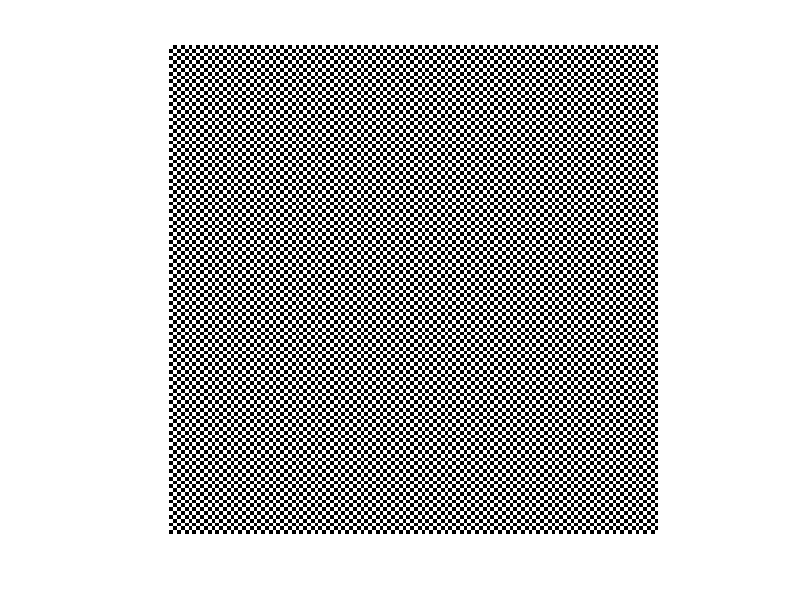
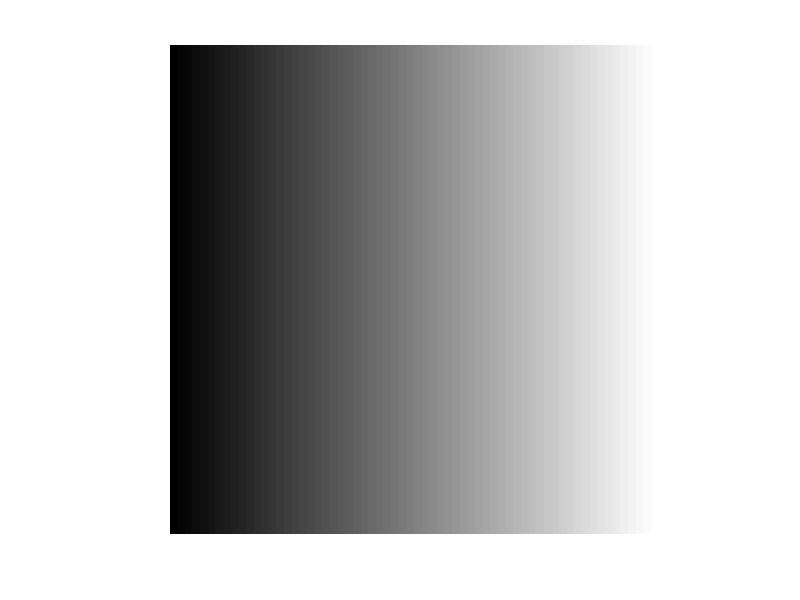
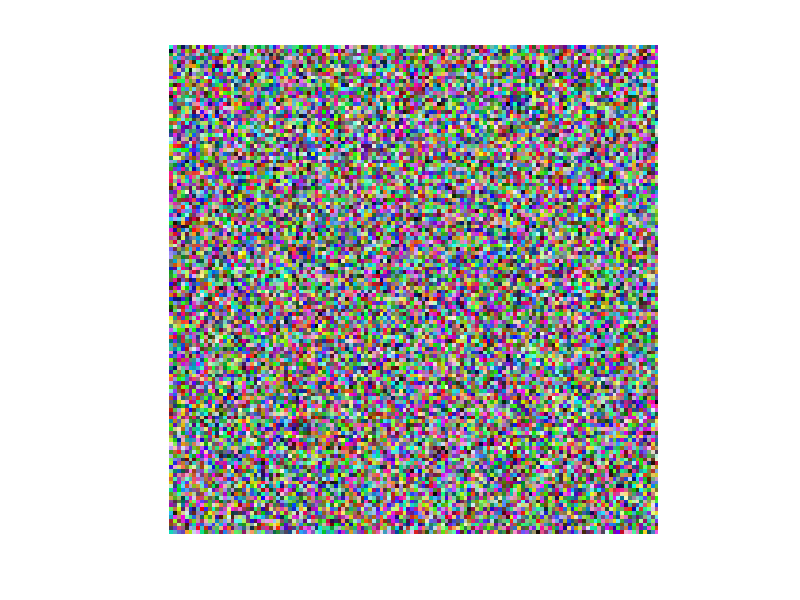
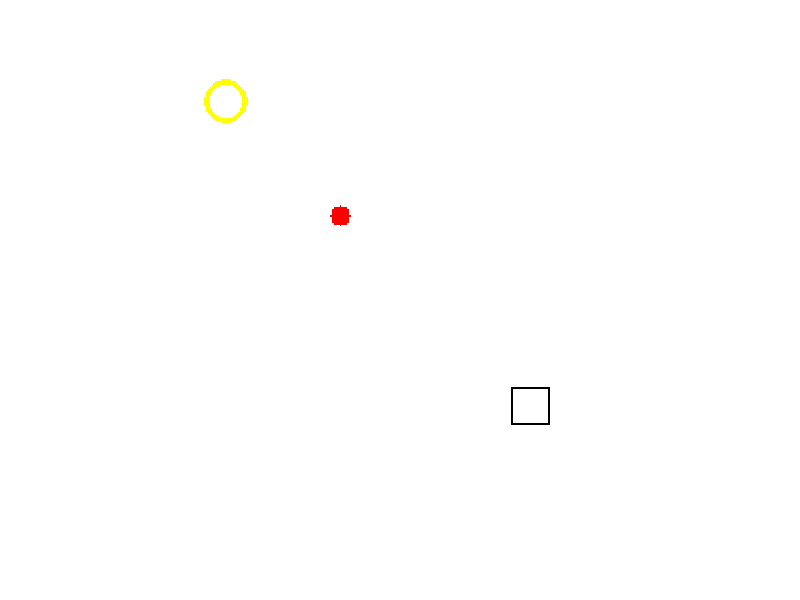

Here is the MATLAB script that generated these plots, in order:
%%%1
%alef
img1 = zeros(128,128,'uint8');
img1(1:2:end,1:2:end) = 255;
img1(2:2:end,2:2:end) = 255;
figure;imshow(img1);
%b
img2 = repmat(uint8(0:255), [256,1]);
figure;imshow(img2);
%c
img3 = randi([0,255],128,128,3,'uint8');
figure;imshow(img3);
%d
img4 = ones(256,256,3,'uint8')*255;
[X,Y,C] = meshgrid(1:256,1:256,1:3);
img4((abs(((X-30).^2+(Y-30).^2)-(10^2)) <= 25) & (C == 3)) = 0;
img4((((X-90).^2+(Y-90).^2) <= (5^2)) & ((C == 2) | (C == 3))) = 0;
img4(((X<=199) & (X>=180)) & ((Y == 180) | (Y == 199))) = 0;
img4(((Y<=199) & (Y>=180)) & ((X == 180) | (X == 199))) = 0;
figure;imshow(img4);
%e
img5 = ones(11,24);
img5(1:4,3) = 0;
img5(4,4:5) = 0;
img5(8:9,[5,10]) = 0;
img5(7:10,[6,9]) = 0;
img5([6:7,10:11],7:8) = 0;
img5(1:10,[13,16]) = 0;
img5(9:10,14:15) = 0;
img5(7:10,17:22) = 0;
img5([3,6,9],24) = 0;
img5([2,4],[19,21]) = 0;
img5(3,20) = 0;
img5 = repelem(img5,10,10);
figure;imshow(img5);